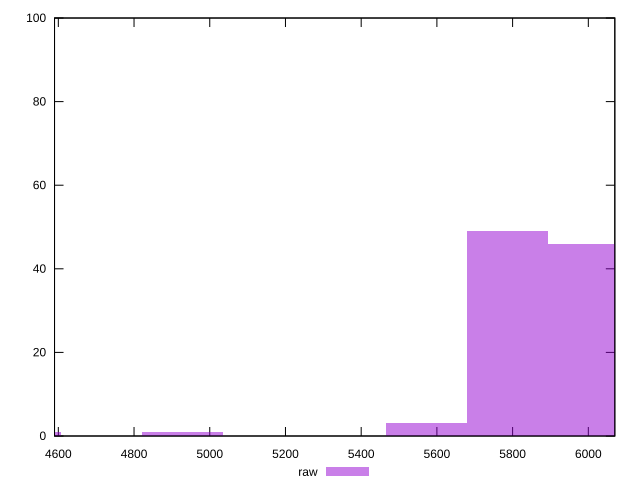

This chart was generated by the following gnuplot code:
reset

$raw <<EOF
5572.047405906497 3
4500.499827847556 1
5786.356921518285 49
6000.666437130074 46
4929.118859071132 1
EOF

set key outside below
set boxwidth 214.30951561178836
set xrange [4590:6070]
set yrange [0:100]
set trange [0:100]
set style fill transparent solid 0.5 noborder
set terminal svg size 640, 490 enhanced background rgb 'white'
set output "report_00019_2021-02-10T18-14-37.922Z//unused-javascript/samples/pages/raw/histogram.svg"

plot $raw title "raw" with boxes

reset
